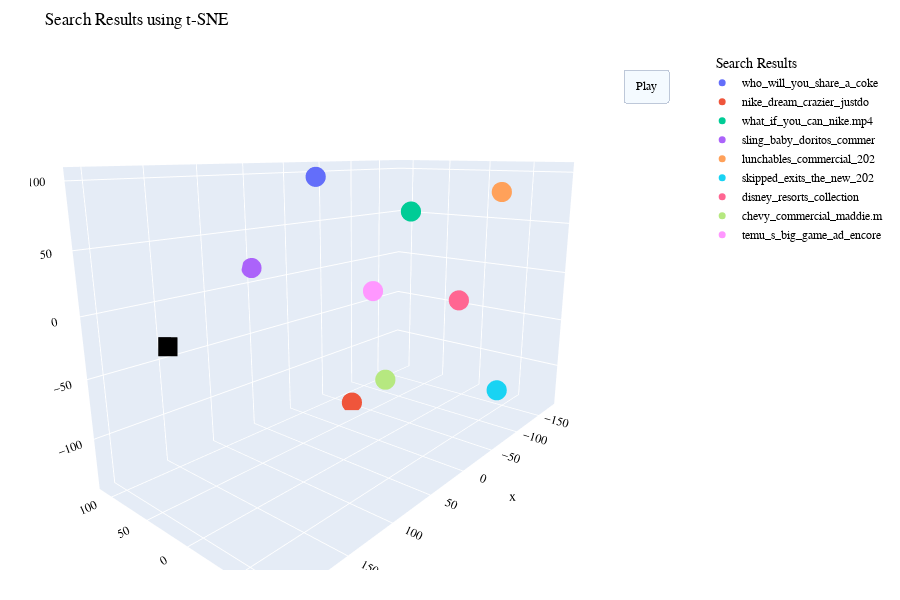

Source (notebook cell):
### Code cell
import plotly.graph_objs as go

fig = go.Figure()

# Results
for i, video_name in enumerate(vis_dims_3d_tsne[0:-1]):
    x = np.array([vis_dims_3d_tsne[i][0]])
    y = np.array([vis_dims_3d_tsne[i][1]])
    z = np.array([vis_dims_3d_tsne[i][2]])

    fig.add_trace(
        go.Scatter3d(
            x=x,
            y=y,
            z=z,
            mode="markers",
            marker=dict(size=7, colorscale="Viridis", opacity=1.0, symbol="circle"),
            name=vis_dims_3d_tsne[i][3][0:25],
            text=vis_dims_3d_tsne[i][3][0:25],
            textposition="top center",
        )
    )

    # User query
    x = np.array([vis_dims_3d_tsne[-1][0]])
    y = np.array([vis_dims_3d_tsne[-1][1]])
    z = np.array([vis_dims_3d_tsne[-1][2]])

fig.add_trace(
    go.Scatter3d(
        x=x,
        y=y,
        z=z,
        mode="markers",
        marker=dict(
            size=7, color="black", colorscale="Viridis", opacity=1.0, symbol="square"
        ),
        name=vis_dims_3d_tsne[-1][3],
        text=vis_dims_3d_tsne[-1][3],
        textposition="top center",
        showlegend=False,
    )
)

x_eye = -1.25
y_eye = 1.5
z_eye = 0.5

fig.update_layout(
    # autosize=True,
    width=900,
    height=600,
    font=dict(size=12, color="black", family="Arial, sans-serif"),
    title="Search Results using t-SNE",
    margin=dict(l=30, r=30, b=30, t=50, pad=10),
    scene=dict(
        xaxis=dict(title="z"),
        yaxis=dict(title="x"),
        zaxis=dict(title="y"),
    ),
    scene_camera_eye=dict(x=x_eye, y=y_eye, z=z_eye),
    updatemenus=[
        dict(
            type="buttons",
            showactive=True,
            y=0.9,
            x=0.9,
            xanchor="left",
            yanchor="bottom",
            pad=dict(t=10, r=10),
            buttons=[
                dict(
                    label="Play",
                    method="animate",
                    args=[
                        None,
                        dict(
                            frame=dict(duration=15, redraw=True),
                            transition=dict(duration=1),
                            fromcurrent=True,
                            mode="immediate",
                        ),
                    ],
                )
            ],
        )
    ],
    legend=dict(
        title="   Search Results",
    ),
)


def rotate_z(x, y, z, theta):
    w = x + 1j * y
    return np.real(np.exp(1j * theta) * w), np.imag(np.exp(1j * theta) * w), z


frames = []
for t in np.arange(0, 10, 0.01):
    xe, ye, ze = rotate_z(x_eye, y_eye, z_eye, -t)
    frames.append(go.Frame(layout=dict(scene_camera_eye=dict(x=xe, y=ye, z=ze))))
fig.frames = frames

fig.show()

### Figure 1 — Plotly figure (JSON) as saved in the notebook; plotly's stock layout.template omitted (floating-point values rounded to 4 significant figures)
{"data": [{"marker": {"colorscale": [[0, "#440154"], [0.1111, "#482878"], [0.2222, "#3e4989"], [0.3333, "#31688e"], [0.4444, "#26828e"], [0.5556, "#1f9e89"], [0.6667, "#35b779"], [0.7778, "#6ece58"], [0.8889, "#b5de2b"], [1, "#fde725"]], "opacity": 1, "size": 7, "symbol": "circle"}, "mode": "markers", "name": "who_will_you_share_a_coke", "text": "who_will_you_share_a_coke", "textposition": "top center", "type": "scatter3d", "x": [-3.206], "y": [83.22], "z": [102.1]}, {"marker": {"colorscale": [[0, "#440154"], [0.1111, "#482878"], [0.2222, "#3e4989"], [0.3333, "#31688e"], [0.4444, "#26828e"], [0.5556, "#1f9e89"], [0.6667, "#35b779"], [0.7778, "#6ece58"], [0.8889, "#b5de2b"], [1, "#fde725"]], "opacity": 1, "size": 7, "symbol": "circle"}, "mode": "markers", "name": "nike_dream_crazier_justdo", "text": "nike_dream_crazier_justdo", "textposition": "top center", "type": "scatter3d", "x": [67.25], "y": [-39.54], "z": [-136.2]}, {"marker": {"colorscale": [[0, "#440154"], [0.1111, "#482878"], [0.2222, "#3e4989"], [0.3333, "#31688e"], [0.4444, "#26828e"], [0.5556, "#1f9e89"], [0.6667, "#35b779"], [0.7778, "#6ece58"], [0.8889, "#b5de2b"], [1, "#fde725"]], "opacity": 1, "size": 7, "symbol": "circle"}, "mode": "markers", "name": "what_if_you_can_nike.mp4", "text": "what_if_you_can_nike.mp4", "textposition": "top center", "type": "scatter3d", "x": [15.47], "y": [-66.63], "z": [64.43]}, {"marker": {"colorscale": [[0, "#440154"], [0.1111, "#482878"], [0.2222, "#3e4989"], [0.3333, "#31688e"], [0.4444, "#26828e"], [0.5556, "#1f9e89"], [0.6667, "#35b779"], [0.7778, "#6ece58"], [0.8889, "#b5de2b"], [1, "#fde725"]], "opacity": 1, "size": 7, "symbol": "circle"}, "mode": "markers", "name": "sling_baby_doritos_commer", "text": "sling_baby_doritos_commer", "textposition": "top center", "type": "scatter3d", "x": [112.6], "y": [50.56], "z": [14.9]}, {"marker": {"colorscale": [[0, "#440154"], [0.1111, "#482878"], [0.2222, "#3e4989"], [0.3333, "#31688e"], [0.4444, "#26828e"], [0.5556, "#1f9e89"], [0.6667, "#35b779"], [0.7778, "#6ece58"], [0.8889, "#b5de2b"], [1, "#fde725"]], "opacity": 1, "size": 7, "symbol": "circle"}, "mode": "markers", "name": "lunchables_commercial_202", "text": "lunchables_commercial_202", "textposition": "top center", "type": "scatter3d", "x": [-85.11], "y": [-54.02], "z": [87.57]}, {"marker": {"colorscale": [[0, "#440154"], [0.1111, "#482878"], [0.2222, "#3e4989"], [0.3333, "#31688e"], [0.4444, "#26828e"], [0.5556, "#1f9e89"], [0.6667, "#35b779"], [0.7778, "#6ece58"], [0.8889, "#b5de2b"], [1, "#fde725"]], "opacity": 1, "size": 7, "symbol": "circle"}, "mode": "markers", "name": "skipped_exits_the_new_202", "text": "skipped_exits_the_new_202", "textposition": "top center", "type": "scatter3d", "x": [-76.1], "y": [-83.24], "z": [-99.38]}, {"marker": {"colorscale": [[0, "#440154"], [0.1111, "#482878"], [0.2222, "#3e4989"], [0.3333, "#31688e"], [0.4444, "#26828e"], [0.5556, "#1f9e89"], [0.6667, "#35b779"], [0.7778, "#6ece58"], [0.8889, "#b5de2b"], [1, "#fde725"]], "opacity": 1, "size": 7, "symbol": "circle"}, "mode": "markers", "name": "disney_resorts_collection", "text": "disney_resorts_collection", "textposition": "top center", "type": "scatter3d", "x": [24.94], "y": [-177.9], "z": [-44.63]}, {"marker": {"colorscale": [[0, "#440154"], [0.1111, "#482878"], [0.2222, "#3e4989"], [0.3333, "#31688e"], [0.4444, "#26828e"], [0.5556, "#1f9e89"], [0.6667, "#35b779"], [0.7778, "#6ece58"], [0.8889, "#b5de2b"], [1, "#fde725"]], "opacity": 1, "size": 7, "symbol": "circle"}, "mode": "markers", "name": "chevy_commercial_maddie.m", "text": "chevy_commercial_maddie.m", "textposition": "top center", "type": "scatter3d", "x": [-12.12], "y": [6.926], "z": [-78.01]}, {"marker": {"colorscale": [[0, "#440154"], [0.1111, "#482878"], [0.2222, "#3e4989"], [0.3333, "#31688e"], [0.4444, "#26828e"], [0.5556, "#1f9e89"], [0.6667, "#35b779"], [0.7778, "#6ece58"], [0.8889, "#b5de2b"], [1, "#fde725"]], "opacity": 1, "size": 7, "symbol": "circle"}, "mode": "markers", "name": "temu_s_big_game_ad_encore", "text": "temu_s_big_game_ad_encore", "textposition": "top center", "type": "scatter3d", "x": [-65.17], "y": [91.86], "z": [25.52]}, {"marker": {"color": "black", "colorscale": [[0, "#440154"], [0.1111, "#482878"], [0.2222, "#3e4989"], [0.3333, "#31688e"], [0.4444, "#26828e"], [0.5556, "#1f9e89"], [0.6667, "#35b779"], [0.7778, "#6ece58"], [0.8889, "#b5de2b"], [1, "#fde725"]], "opacity": 1, "size": 7, "symbol": "square"}, "mode": "markers", "name": "User query", "showlegend": false, "text": "User query", "textposition": "top center", "type": "scatter3d", "x": [24.05], "y": [201.2], "z": [-6.845]}], "layout": {"font": {"color": "black", "family": "Arial, sans-serif", "size": 12}, "height": 600, "legend": {"title": {"text": "   Search Results"}}, "margin": {"b": 30, "l": 30, "pad": 10, "r": 30, "t": 50}, "scene": {"camera": {"eye": {"x": -1.25, "y": 1.5, "z": 0.5}}, "xaxis": {"title": {"text": "z"}}, "yaxis": {"title": {"text": "x"}}, "zaxis": {"title": {"text": "y"}}}, "title": {"text": "Search Results using t-SNE"}, "updatemenus": [{"buttons": [{"args": [null, {"frame": {"duration": 15, "redraw": true}, "fromcurrent": true, "mode": "immediate", "transition": {"duration": 1}}], "label": "Play", "method": "animate"}], "pad": {"r": 10, "t": 10}, "showactive": true, "type": "buttons", "x": 0.9, "xanchor": "left", "y": 0.9, "yanchor": "bottom"}], "width": 900}}
